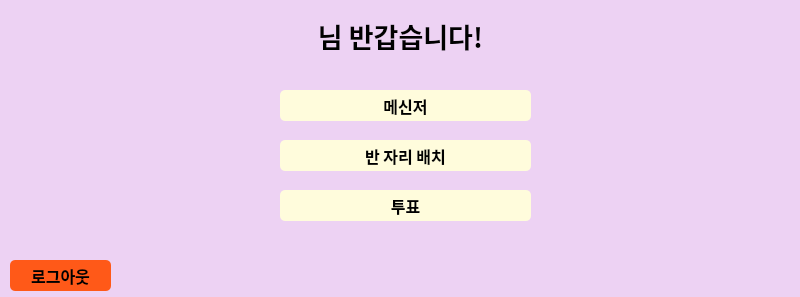
<?xml version="1.0" encoding="UTF-8"?>
<ui version="4.0">
 <class>Dialog</class>
 <widget class="QDialog" name="Dialog">
  <property name="geometry">
   <rect>
    <x>0</x>
    <y>0</y>
    <width>800</width>
    <height>297</height>
   </rect>
  </property>
  <property name="windowTitle">
   <string>Dialog</string>
  </property>
  <widget class="QLabel" name="label">
   <property name="geometry">
    <rect>
     <x>0</x>
     <y>0</y>
     <width>801</width>
     <height>391</height>
    </rect>
   </property>
   <property name="styleSheet">
    <string notr="true">background-color : #EDD2F3;</string>
   </property>
   <property name="text">
    <string/>
   </property>
   <property name="indent">
    <number>-1</number>
   </property>
  </widget>
  <widget class="QPushButton" name="voteBtn">
   <property name="geometry">
    <rect>
     <x>280</x>
     <y>190</y>
     <width>251</width>
     <height>31</height>
    </rect>
   </property>
   <property name="font">
    <font>
     <family>Noto Sans CJK KR Black</family>
     <pointsize>12</pointsize>
     <weight>75</weight>
     <bold>true</bold>
    </font>
   </property>
   <property name="styleSheet">
    <string notr="true">background-color : #FFFCDC;
border-radius : 5px;</string>
   </property>
   <property name="text">
    <string>투표</string>
   </property>
  </widget>
  <widget class="QLabel" name="welcomeLabel">
   <property name="geometry">
    <rect>
     <x>0</x>
     <y>0</y>
     <width>801</width>
     <height>71</height>
    </rect>
   </property>
   <property name="font">
    <font>
     <family>Noto Sans CJK KR Black</family>
     <pointsize>20</pointsize>
     <weight>75</weight>
     <bold>true</bold>
    </font>
   </property>
   <property name="text">
    <string>님 반갑습니다!</string>
   </property>
   <property name="alignment">
    <set>Qt::AlignCenter</set>
   </property>
  </widget>
  <widget class="QPushButton" name="shuffleBtn">
   <property name="geometry">
    <rect>
     <x>280</x>
     <y>140</y>
     <width>251</width>
     <height>31</height>
    </rect>
   </property>
   <property name="font">
    <font>
     <family>Noto Sans CJK KR Black</family>
     <pointsize>12</pointsize>
     <weight>75</weight>
     <bold>true</bold>
    </font>
   </property>
   <property name="styleSheet">
    <string notr="true">background-color : #FFFCDC;
border-radius : 5px;</string>
   </property>
   <property name="text">
    <string>반 자리 배치</string>
   </property>
  </widget>
  <widget class="QPushButton" name="msgBtn">
   <property name="geometry">
    <rect>
     <x>280</x>
     <y>90</y>
     <width>251</width>
     <height>31</height>
    </rect>
   </property>
   <property name="font">
    <font>
     <family>Noto Sans CJK KR Black</family>
     <pointsize>12</pointsize>
     <weight>75</weight>
     <bold>true</bold>
    </font>
   </property>
   <property name="styleSheet">
    <string notr="true">background-color : #FFFCDC;
border-radius : 5px;</string>
   </property>
   <property name="text">
    <string>메신저</string>
   </property>
  </widget>
  <widget class="QPushButton" name="logoutBtn">
   <property name="geometry">
    <rect>
     <x>10</x>
     <y>260</y>
     <width>101</width>
     <height>31</height>
    </rect>
   </property>
   <property name="font">
    <font>
     <family>Noto Sans CJK KR Black</family>
     <pointsize>12</pointsize>
     <weight>75</weight>
     <bold>true</bold>
    </font>
   </property>
   <property name="styleSheet">
    <string notr="true">background-color : rgb(255, 89, 24);
border-radius : 5px;</string>
   </property>
   <property name="text">
    <string>로그아웃</string>
   </property>
  </widget>
 </widget>
 <resources/>
 <connections/>
</ui>
